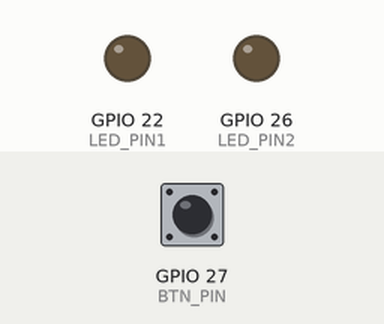
Simulated run of this program. Board: Raspberry Pi (BCM pin numbers). On the bench: output pins drawn as LEDs (lit = HIGH). The test bench sets the inputs (shaded band); at power-on: GPIO 27 (BTN_PIN) HIGH.

Above: at 1.2 s.
1.3 s: GPIO 27 (BTN_PIN) pulled LOW for 0.15 s
At 1.37 s:
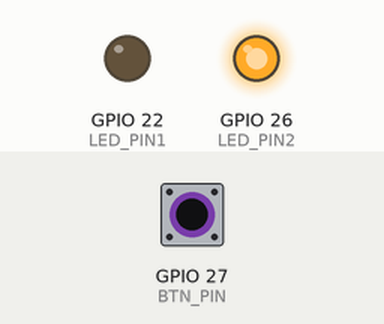
2.9 s: GPIO 27 (BTN_PIN) pulled LOW for 3.2 s
At 7.2 s:
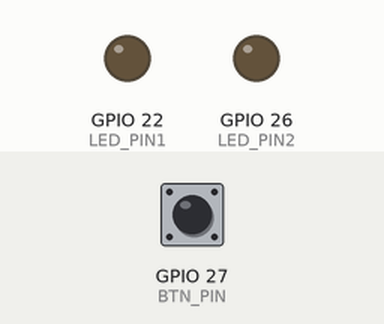
Timing chart, 0 to 8.7 s (numbered marks = the images above; inputs shaded):
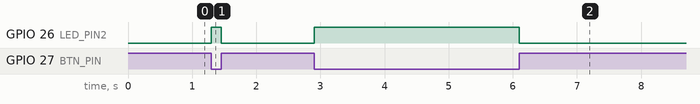

Measured:
- after the input at 1.3 s, GPIO 26 (LED_PIN2): LOW → HIGH at once, → LOW 0.15 s later
- after the input at 2.9 s, GPIO 26 (LED_PIN2): LOW → HIGH at once, → LOW 3.2 s later

The program:

a.py
```python
import RPi.GPIO as GPIO

LED_PIN1 = 22
LED_PIN2 = 26
BTN_PIN = 27

GPIO.setmode(GPIO.BCM)
GPIO.setup(LED_PIN1, GPIO.OUT)
GPIO.setup(LED_PIN2, GPIO.OUT)
# Instellen button pin als input, ik gebruik PUD_UP omdat ik anders problemen kreeg
GPIO.setup(BTN_PIN, GPIO.IN, pull_up_down=GPIO.PUD_UP)

while True:
    # Als er niet op de knop geklikt wordt -> zet dan de LED aan, anders uit
    if GPIO.input(BTN_PIN) == GPIO.HIGH:
        GPIO.output(LED_PIN2, GPIO.LOW)
    else:
        GPIO.output(LED_PIN2, GPIO.HIGH)
```
